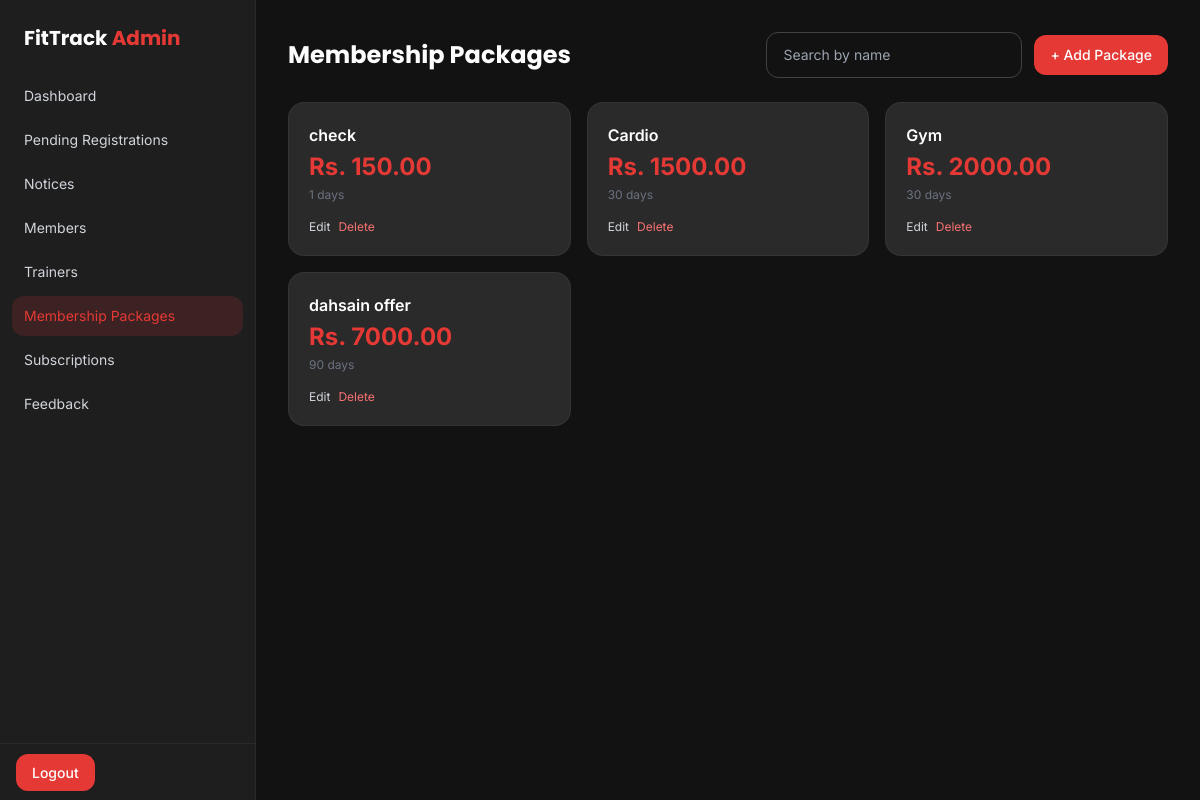
The page /management/packages/ (signed in) on the database its author committed.
### app/models.py (models this page shows, shortened)
class MembershipPackage(models.Model):
    name = models.CharField(max_length=100)
    price = models.DecimalField(max_digits=8, decimal_places=2)
    duration_days = models.PositiveIntegerField(help_text="e.g. 30 for monthly, 365 for yearly")
    description = models.TextField(blank=True)
    is_active = models.BooleanField(default=True, help_text="Uncheck to stop offering this package")
    class Meta:
        ordering = ['price']

### adminpanel/views.py (the view)
# urls.py: path('packages/', views.admin_packages, name='admin_packages'),
@staff_required
def admin_packages(request):
    query = request.GET.get('q', '').strip()
    packages = MembershipPackage.objects.all()
    if query:
            packages = packages.filter(
                Q(name__icontains=query)
            )
    return render(request, 'adminpanel/packages.html', {'packages': packages,'query': query})

### adminpanel/templates/adminpanel/packages.html
{% extends 'adminpanel/base.html' %}
{% block content %}
<div class="flex items-center justify-between mb-6 gap-4 flex-wrap">
    <h1 class="font-display text-2xl font-bold">Membership Packages</h1>
    <div class="flex items-center gap-3">
        <form method="get" class="flex">
            <input type="text" name="q" value="{{ query }}" placeholder="Search by name"
                   class="admin-input w-64 text-sm">
        </form>
        <a href="{% url 'admin_package_add' %}" class="bg-primary hover:bg-red-600 text-white text-sm font-medium px-4 py-2.5 rounded-xl transition-colors whitespace-nowrap">
            + Add Package
        </a>
    </div>
</div>
<div class="grid grid-cols-1 sm:grid-cols-3 gap-4">
    {% for pkg in packages %}
    <div class="bg-dark-card border border-white/5 rounded-2xl p-5">
        <h3 class="text-white font-semibold mb-1">{{ pkg.name }}</h3>
        <p class="text-2xl font-bold text-primary mb-1">Rs. {{ pkg.price }}</p>
        <p class="text-xs text-gray-500 mb-4">{{ pkg.duration_days }} days</p>
        <div class="flex gap-2">
            <a href="{% url 'admin_package_edit' pkg.id %}" class="text-xs text-gray-300 hover:text-primary">Edit</a>
            <a href="{% url 'admin_package_delete' pkg.id %}" onclick="return confirm('Delete this package?');" class="text-xs text-red-400 hover:text-red-300">Delete</a>
        </div>
    </div>
    {% empty %}
    <p class="text-gray-500 text-sm">No packages yet.</p>
    {% endfor %}
</div>
{% endblock %}

### adminpanel/templates/adminpanel/base.html (style rules this page uses)
.admin-input { width: 100%; background-color: #121212; border: 1px solid #424242; color: #fff; border-radius: 0.75rem; padding: 0.75rem 1rem; font-size: 0.875rem; }

### rows shown on the page
MembershipPackage: name "check", price "150.00", duration_days "1"
MembershipPackage: name "Cardio", price "1500.00", duration_days "30"
MembershipPackage: name "Gym", price "2000.00", duration_days "30"
MembershipPackage: name "dahsain offer", price "7000.00", duration_days "90"
